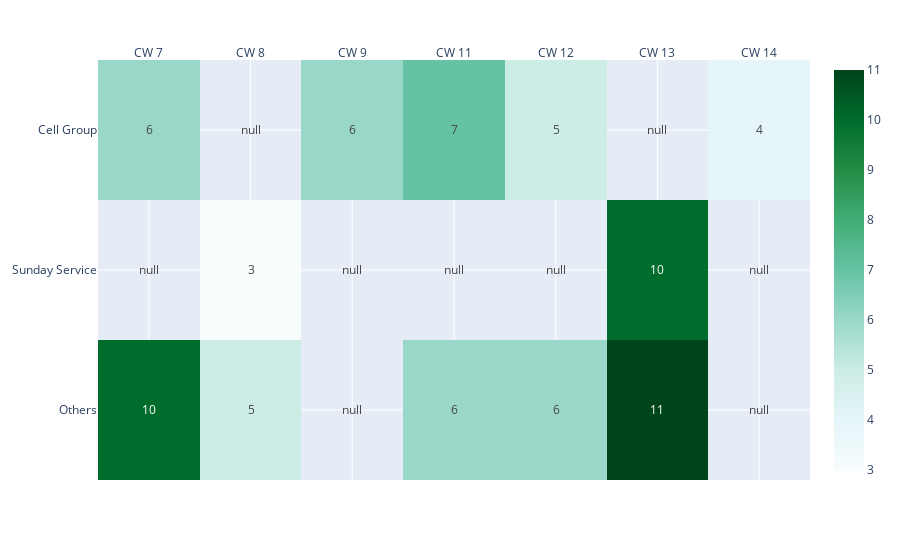

Here is the notebook cell this chart was saved with:
### Code cell
test = filtered_df.groupby(['event_type','week_number']).agg({'name':'count'}).reset_index().sort_values('week_number')

values = test.pivot(index='event_type',columns='week_number',values='name').values
y = test['event_type'].unique()
x = ['CW '+ value for value in test['week_number'].unique().astype(str)]

import plotly.express as px

fig = px.imshow(values, x=x, y=y, color_continuous_scale='BuGn', aspect="auto")
fig.update_traces(text = values, texttemplate="%{text}")
fig.update_xaxes(side="top")
fig

### Figure 1 — Plotly figure (JSON) as saved in the notebook; plotly's stock layout.template omitted (floating-point values rounded to 4 significant figures)
{"data": [{"coloraxis": "coloraxis", "hovertemplate": "x: %{x}<br>y: %{y}<br>color: %{z}<extra></extra>", "name": "0", "text": [[6, null, 6, 7, 5, null, 4], [null, 3, null, null, null, 10, null], [10, 5, null, 6, 6, 11, null]], "texttemplate": "%{text}", "type": "heatmap", "x": ["CW 7", "CW 8", "CW 9", "CW 11", "CW 12", "CW 13", "CW 14"], "xaxis": "x", "y": ["Cell Group", "Sunday Service", "Others"], "yaxis": "y", "z": [[6, null, 6, 7, 5, null, 4], [null, 3, null, null, null, 10, null], [10, 5, null, 6, 6, 11, null]]}], "layout": {"coloraxis": {"colorscale": [[0, "rgb(247,252,253)"], [0.125, "rgb(229,245,249)"], [0.25, "rgb(204,236,230)"], [0.375, "rgb(153,216,201)"], [0.5, "rgb(102,194,164)"], [0.625, "rgb(65,174,118)"], [0.75, "rgb(35,139,69)"], [0.875, "rgb(0,109,44)"], [1, "rgb(0,68,27)"]]}, "margin": {"t": 60}, "xaxis": {"anchor": "y", "domain": [0, 1], "side": "top"}, "yaxis": {"anchor": "x", "autorange": "reversed", "domain": [0, 1]}}}
